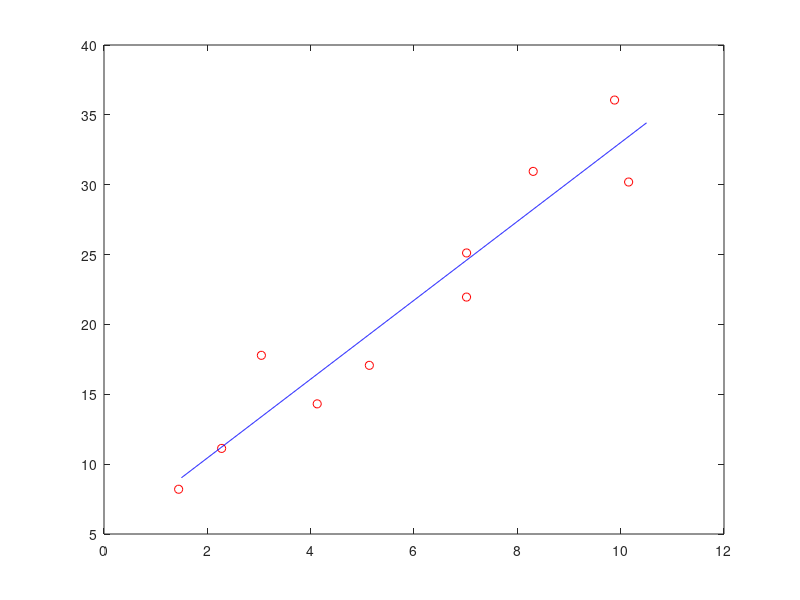

Reproduce this figure in MATLAB. (Note: this script raises an error after producing the figure.)
load dataset4lineFit.txt
x=dataset4lineFit(:,1);
y=dataset4lineFit(:,2);
plot(x, y, 'or');
hold on;
A=[x,zeros(length(x),1)+1];
m=A\y;

xx=1.5:0.01:10.5;
yy=m(1)*xx+m(2);
plot(xx,yy, 'b');
[A2, eigVec, eigValue]=pca([x,y]');
[g,id]=min(eigValue)
v=eigVec(id,:);
m=v(1)/v(2);
yy=xx*m+mean(y)-m*mean(x);
plot(xx,yy, 'g');

legend('Sample dataset', 'Least-squares fit', 'Total least-squares fit');
